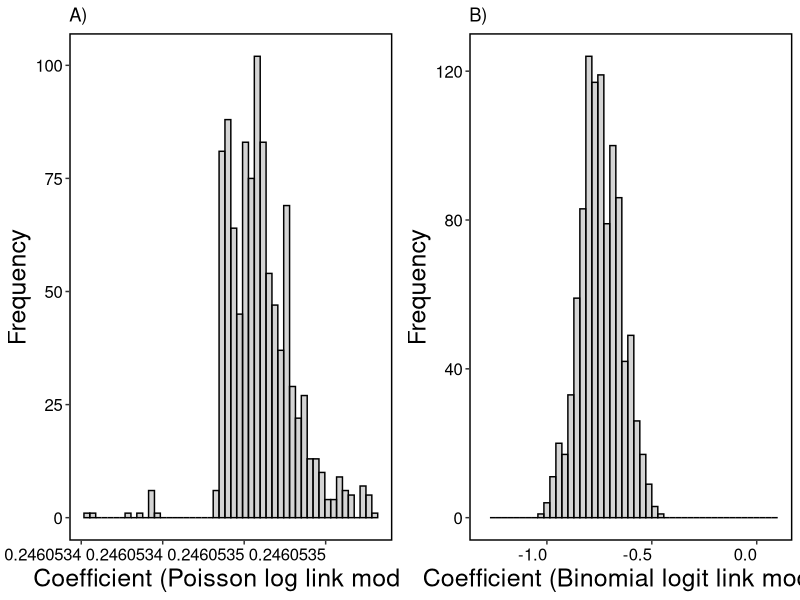

The R script that drew this image:


library(ggplot2)
library(gridExtra)
library(data.table)

out2 <- fread("output/zip-coefficients.csv")

out2$V1 <- round(out2$V1, 10)

png("graphics/FigS7.png", height = 3000, width = 6000, units = "px", res = 600)
aa <- ggplot(out2[coef == "count_habitatopen"]) +
  geom_histogram(aes(V1), 
                 fill = "darkgrey", 
                 color = "black", 
                 alpha = 0.5, 
                 bins = 50) +
  ggtitle("A)") +
  ylab("Frequency") +
  xlab("Coefficient (Poisson log link model)") +
  theme(legend.position = c(0.7, 0.9),
        legend.title = element_blank(),
        legend.background = element_blank(),
        legend.key = element_blank(),
        legend.text = element_text(size = 12, color = "black"),
        axis.title = element_text(size=18),
        axis.text.y = element_text(size=12, color = "black"),
        axis.text.x = element_text(size = 12, color = "black", hjust = 1), 
        strip.text  = element_text(size = 16),
        strip.background = element_rect(colour="black", size = 1, fill = "white"),
        panel.grid.minor = element_blank(),
        panel.background = element_blank(),
        panel.border = element_rect(colour = "black", fill=NA, size=1))

bb <- ggplot(out2[coef == "zero_habitatopen"]) +
  geom_histogram(aes(V1), 
                 fill = "darkgrey", 
                 color = "black", 
                 alpha = 0.5,
                 bins = 50) +
  ggtitle("B)") +
  ylab("Frequency") +
  xlab("Coefficient (Binomial logit link model)") +
  xlim(-1.3, 0.1) +
  theme(legend.position = c(0.7, 0.9),
        legend.title = element_blank(),
        legend.background = element_blank(),
        legend.key = element_blank(),
        legend.text = element_text(size = 12, color = "black"),
        axis.title = element_text(size=18),
        axis.text.y = element_text(size=12, color = "black"),
        axis.text.x = element_text(size = 12, color = "black", hjust = 1), 
        strip.text  = element_text(size = 16),
        strip.background = element_rect(colour="black", size = 1, fill = "white"),
        panel.grid.minor = element_blank(),
        panel.background = element_blank(),
        panel.border = element_rect(colour = "black", fill=NA, size=1))
grid.arrange(aa,bb,nrow = 1)
dev.off()
